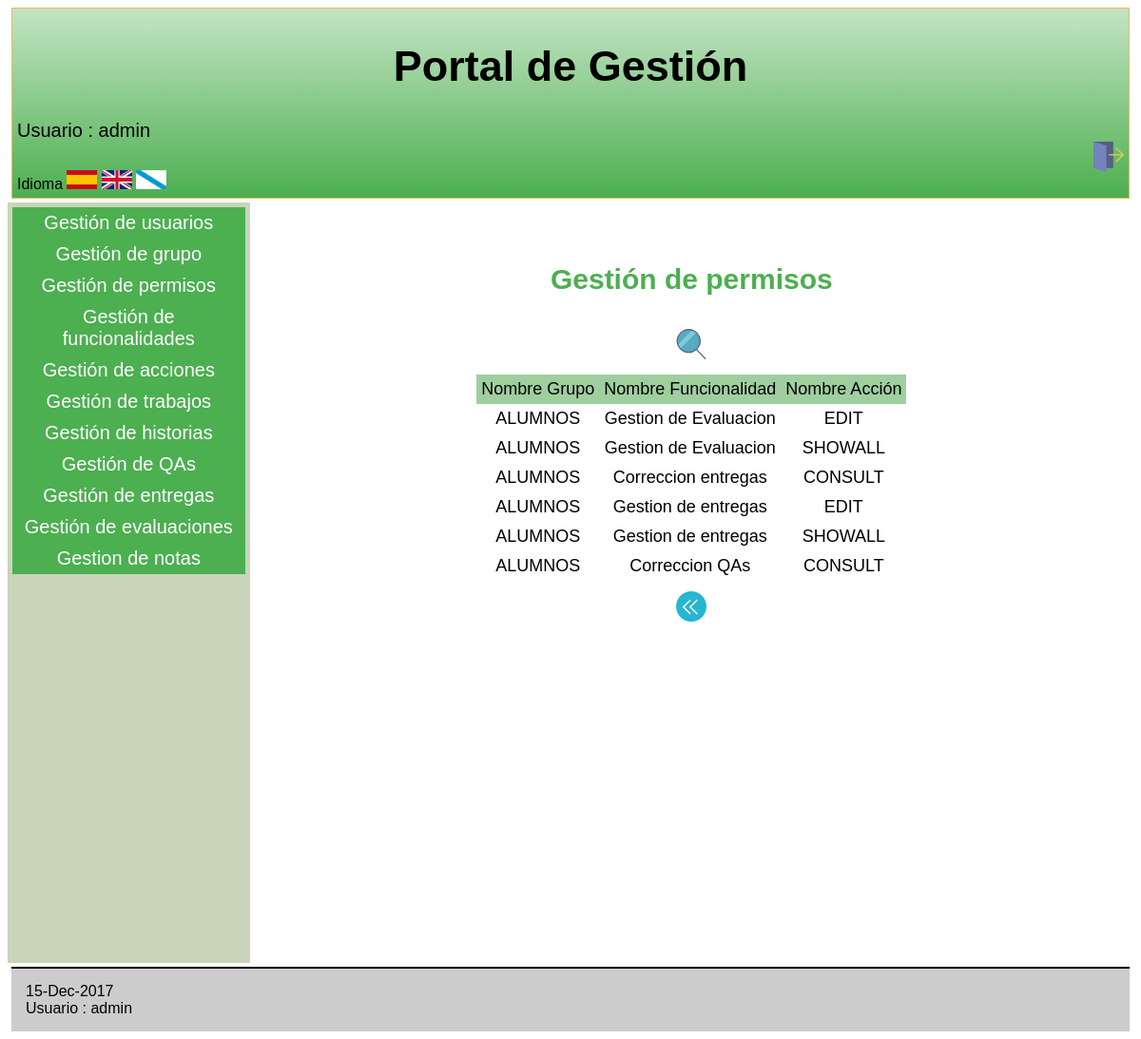
Page /Controllers/PERMISO_CONTROLLER.php (signed in) on the earlier database version.
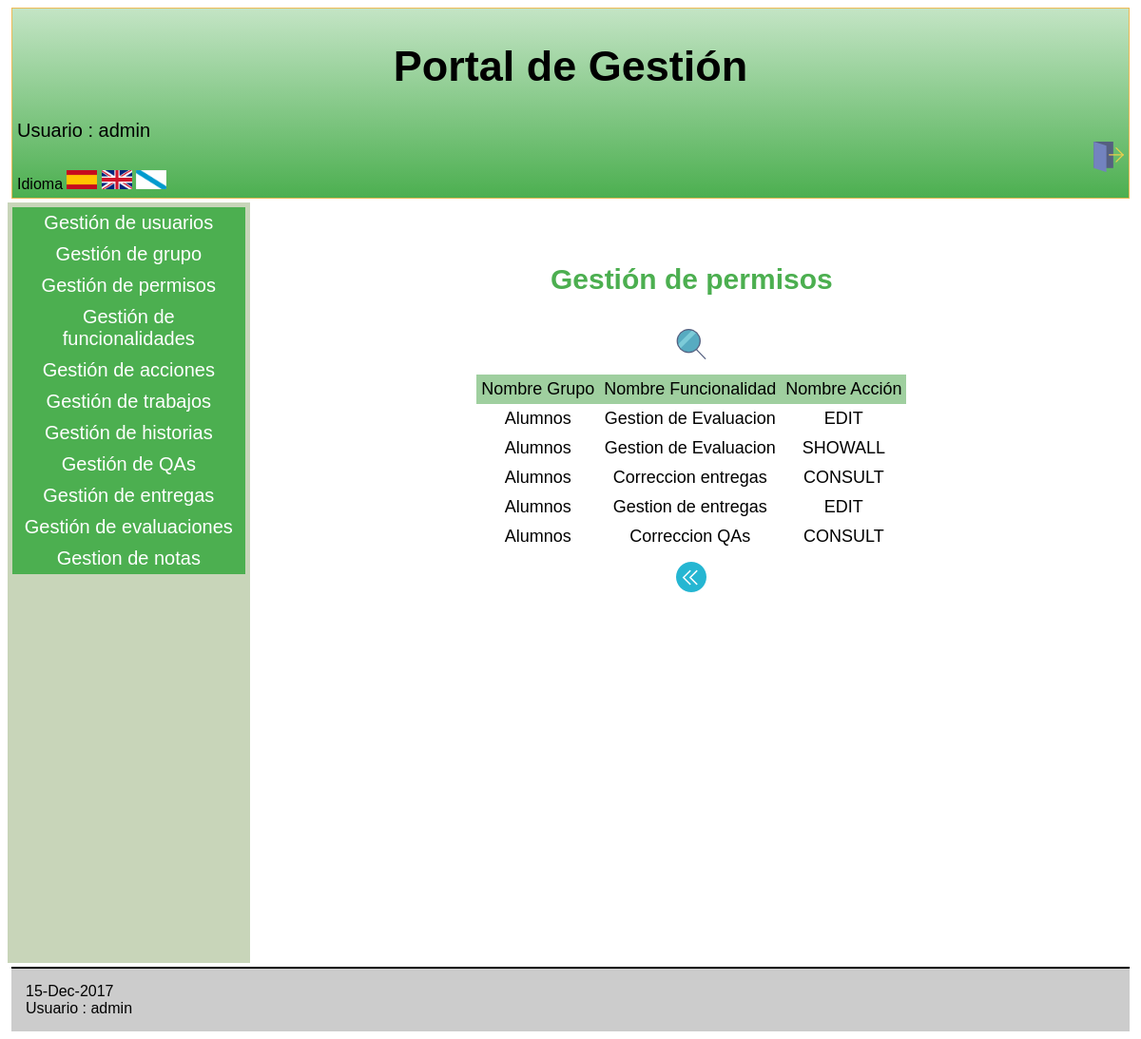
Same page on the later database version.
### tables this page shows
CREATE TABLE `PERMISO` (
  `IdGrupo` varchar(6) NOT NULL,  
  `IdFuncionalidad` varchar(6) NOT NULL,
  `IdAccion` varchar(6) NOT NULL
);

CREATE TABLE `GRUPO` (
  `IdGrupo` varchar(6) NOT NULL,
  `NombreGrupo` varchar(60) NOT NULL,
  `DescripGrupo` varchar(100) NOT NULL
);

CREATE TABLE `FUNCIONALIDAD` (
  `IdFuncionalidad` varchar(6) NOT NULL,
  `NombreFuncionalidad` varchar(60) NOT NULL,
  `DescripFuncionalidad` varchar(100) NOT NULL
);

CREATE TABLE `ACCION` (
  `IdAccion` varchar(6) NOT NULL,
  `NombreAccion` varchar(60) NOT NULL,
  `DescripAccion` varchar(100) NOT NULL
);

### Controllers/PERMISO_CONTROLLER.php (called while the page is built, shortened)
<?php
include '../Models/PERMISO_MODEL.php';
include '../Models/FUNCIONALIDAD_MODEL.php';
include '../Views/PERMISO/PERMISO_SHOWALL_View.php';
include '../Views/MESSAGE_View.php';
switch ( $_REQUEST[ 'action' ] ) {
	default:
		$USUARIO = new USU_GRUPO( $_SESSION[ 'login' ], '', '', '', '', '', '', '','');
		$ADMIN = $USUARIO->comprobarAdmin();
		if($ADMIN == true){
			if ( !$_POST ) {
				$PERMISO = new PERMISO_MODEL('', '', '', '','','');
			} else {
				$PERMISO = new PERMISO_MODEL('', '', '', '','','');
			}
			$datos = $PERMISO->SEARCH2();
			$lista = array( 'NombreGrupo','NombreFuncionalidad','NombreAccion');
			$ACL = $USUARIO->comprobarPermisos();
			new PERMISO_SHOWALL( $lista, $datos, $ACL ,true);
	}
}
?>

### Models/PERMISO_MODEL.php (called while the page is built, shortened)
<?php
    class PERMISO_MODEL{
        var $NombreGrupo;
        var $NombreFuncionalidad;
        var $NombreAccion;
        var $mysqli;
        function __construct($IdGrupo, $IdFuncionalidad, $IdAccion, $NombreGrupo, $NombreFuncionalidad, $NombreAccion){
            $this->NombreGrupo = $NombreGrupo;
            $this->NombreFuncionalidad = $NombreFuncionalidad;
            $this->NombreAccion = $NombreAccion;
            include_once '../Functions/BdAdmin.php';
            $this->mysqli=ConectarBD();
        }
function SEARCH2()
{
     $sql = "SELECT P.IdGrupo,G.NombreGrupo,P.IdFuncionalidad,F.NombreFuncionalidad,P.IdAccion,A.NombreAccion
                     FROM PERMISO P,GRUPO G,FUNCIONALIDAD F,FUNC_ACCION FA,ACCION A
                     WHERE (
                            G.IdGrupo = P.IdGrupo &&
                            F.IdFuncionalidad = P.IdFuncionalidad &&
                            A.IdAccion = P.IdAccion &&
                            F.IdFuncionalidad = FA.IdFuncionalidad &&
                            A.IdAccion = FA.IdAccion &&
                            F.NombreFuncionalidad LIKE '%$this->NombreFuncionalidad%' &&
                            A.NombreAccion LIKE '%$this->NombreAccion%' &&
                            G.NombreGrupo LIKE '%$this->NombreGrupo%'
                           )";
    if (!($resultado = $this->mysqli->query($sql))){
        return 'Error en la consulta sobre la base de datos, revise los campos introducidos';
    }
    else{
        return $resultado;
    }
}
    }
?>

### Functions/BdAdmin.php (called while the page is built, shortened)
<?php
function ConectarBD()
	{
	    $mysqli = new mysqli("localhost", "userET3", "passET3", "IUET32017");
		return $mysqli;
	}
?>

### Views/PERMISO/PERMISO_SHOWALL_View.php (the view, shortened to what this page needs)
<?php
class PERMISO_SHOWALL {
	function __construct( $lista, $datos,$PERMISO,$admin) {
		$this->lista = $lista;
		$this->datos = $datos;
		$this->PERMISO = $PERMISO;
		$this->admin = $admin;
		$this->render($this->lista,$this->datos,$this->PERMISO,$this->admin);
	}
	function render($lista,$datos,$PERMISO,$admin){
		$this->datos = $datos;
	if($admin==true){
			    $SEARCH=true;
	}
	include '../Views/Header.php';
?>
		<div class="seccion">
			<h2>
				<?php echo $strings['Gestión de permisos'];?>
			</h2>
			<table>
				<tr>
<?php
					foreach ( $lista as $atributo ) {
?>
					<th>
						<?php echo $strings[$atributo]?>
					</th>
<?php
					}
?>
				</tr>
<?php
				while ( $fila = mysqli_fetch_array( $this->datos ) ) {
?>
				<tr>
<?php
					foreach ( $lista as $atributo ) {
?>
					<td>
<?php
							echo $fila[ $atributo ];
?>
					</td>
<?php
					}
?>
				</tr>
<?php
				}
?>
			<caption style="margin-bottom:10px;">
					<form action='../Controllers/PERMISO_CONTROLLER.php'>
<?php if($SEARCH==true){  ?>
						<button type="submit" name="action" value="SEARCH"><img src="../Views/icon/buscar.png" alt="BUSCAR" /></button>
<?php } ?>
					</form>
				</caption>
			</table>
			<form action='../Controllers/PERMISO_CONTROLLER.php' method="post">
				<button type="submit"><img src="../Views/icon/atras.png" alt="<?php echo $strings['Atras']?>" /></button>
			</form>
		</div>
<?php
		include '../Views/Footer.php';
		}
		}
?>

Differences in the rows shown:
removed permiso: IdGrupo.NombreGrupo "ALUMNOS", IdFuncionalidad.NombreFuncionalidad "Gestion de entregas", IdAccion.NombreAccion "SHOWALL"
changed through a linked row, permiso (number 1 of 5 on the later page): IdGrupo.NombreGrupo "ALUMNOS" → "Alumnos"
changed through a linked row, permiso "SHOWALL": IdGrupo.NombreGrupo "ALUMNOS" → "Alumnos"
changed through a linked row, permiso "Correccion entregas": IdGrupo.NombreGrupo "ALUMNOS" → "Alumnos"
changed through a linked row, permiso "Gestion de entregas": IdGrupo.NombreGrupo "ALUMNOS" → "Alumnos"
changed through a linked row, permiso "Correccion QAs": IdGrupo.NombreGrupo "ALUMNOS" → "Alumnos"
